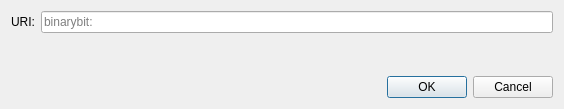
<?xml version="1.0" encoding="UTF-8"?>
<ui version="4.0">
 <class>OpenURIDialog</class>
 <widget class="QDialog" name="OpenURIDialog">
  <property name="geometry">
   <rect>
    <x>0</x>
    <y>0</y>
    <width>564</width>
    <height>109</height>
   </rect>
  </property>
  <property name="windowTitle">
   <string>Open URI</string>
  </property>
  <layout class="QVBoxLayout" name="verticalLayout">
   <item>
    <layout class="QHBoxLayout" name="horizontalLayout">
     <item>
      <widget class="QLabel" name="label">
       <property name="text">
        <string>URI:</string>
       </property>
      </widget>
     </item>
     <item>
      <widget class="QValidatedLineEdit" name="uriEdit">
       <property name="placeholderText">
        <string notr="true">binarybit:</string>
       </property>
      </widget>
     </item>
    </layout>
   </item>
   <item>
    <spacer name="verticalSpacer">
     <property name="orientation">
      <enum>Qt::Vertical</enum>
     </property>
     <property name="sizeHint" stdset="0">
      <size>
       <width>20</width>
       <height>40</height>
      </size>
     </property>
    </spacer>
   </item>
   <item>
    <widget class="QDialogButtonBox" name="buttonBox">
     <property name="orientation">
      <enum>Qt::Horizontal</enum>
     </property>
     <property name="standardButtons">
      <set>QDialogButtonBox::Cancel|QDialogButtonBox::Ok</set>
     </property>
    </widget>
   </item>
  </layout>
 </widget>
 <customwidgets>
  <customwidget>
   <class>QValidatedLineEdit</class>
   <extends>QLineEdit</extends>
   <header>qt/qvalidatedlineedit.h</header>
  </customwidget>
 </customwidgets>
 <resources/>
 <connections>
  <connection>
   <sender>buttonBox</sender>
   <signal>accepted()</signal>
   <receiver>OpenURIDialog</receiver>
   <slot>accept()</slot>
   <hints>
    <hint type="sourcelabel">
     <x>248</x>
     <y>254</y>
    </hint>
    <hint type="destinationlabel">
     <x>157</x>
     <y>274</y>
    </hint>
   </hints>
  </connection>
  <connection>
   <sender>buttonBox</sender>
   <signal>rejected()</signal>
   <receiver>OpenURIDialog</receiver>
   <slot>reject()</slot>
   <hints>
    <hint type="sourcelabel">
     <x>316</x>
     <y>260</y>
    </hint>
    <hint type="destinationlabel">
     <x>286</x>
     <y>274</y>
    </hint>
   </hints>
  </connection>
 </connections>
</ui>
